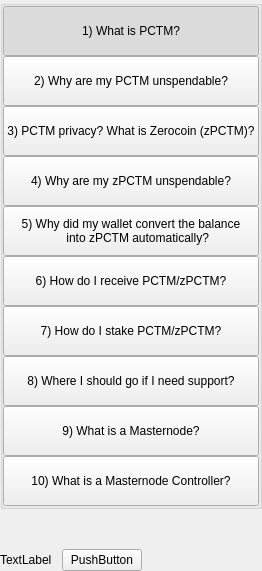
         <widget class="QWidget" name="left" native="true">
          <layout class="QVBoxLayout" name="verticalLayout_3">
           <property name="leftMargin">
            <number>0</number>
           </property>
           <property name="topMargin">
            <number>0</number>
           </property>
           <property name="rightMargin">
            <number>0</number>
           </property>
           <property name="bottomMargin">
            <number>0</number>
           </property>
           <item>
            <layout class="QVBoxLayout" name="verticalLayout_2">
             <property name="spacing">
              <number>0</number>
             </property>
             <item>
              <widget class="QWidget" name="containerButtons" native="true">
               <layout class="QVBoxLayout" name="verticalLayout">
                <property name="spacing">
                 <number>0</number>
                </property>
                <property name="leftMargin">
                 <number>0</number>
                </property>
                <property name="topMargin">
                 <number>0</number>
                </property>
                <property name="rightMargin">
                 <number>0</number>
                </property>
                <property name="bottomMargin">
                 <number>0</number>
                </property>
                <item>
                 <widget class="QGroupBox" name="groupBox">
                  <property name="title">
                   <string/>
                  </property>
                  <layout class="QVBoxLayout" name="verticalLayout_9">
                   <property name="spacing">
                    <number>0</number>
                   </property>
                   <property name="leftMargin">
                    <number>0</number>
                   </property>
                   <property name="topMargin">
                    <number>0</number>
                   </property>
                   <property name="rightMargin">
                    <number>0</number>
                   </property>
                   <property name="bottomMargin">
                    <number>0</number>
                   </property>
                   <item>
                    <widget class="QPushButton" name="pushButtonFaq1">
                     <property name="minimumSize">
                      <size>
                       <width>0</width>
                       <height>50</height>
                      </size>
                     </property>
                     <property name="maximumSize">
                      <size>
                       <width>16777215</width>
                       <height>50</height>
                      </size>
                     </property>
                     <property name="focusPolicy">
                      <enum>Qt::NoFocus</enum>
                     </property>
                     <property name="text">
                      <string>1) What is PCTM?</string>
                     </property>
                     <property name="checkable">
                      <bool>true</bool>
                     </property>
                     <property name="checked">
                      <bool>true</bool>
                     </property>
                     <property name="autoExclusive">
                      <bool>true</bool>
                     </property>
                    </widget>
                   </item>
                   <item>
                    <widget class="QPushButton" name="pushButtonFaq2">
                     <property name="minimumSize">
                      <size>
                       <width>0</width>
                       <height>50</height>
                      </size>
                     </property>
                     <property name="maximumSize">
                      <size>
                       <width>16777215</width>
                       <height>50</height>
                      </size>
                     </property>
                     <property name="focusPolicy">
                      <enum>Qt::NoFocus</enum>
                     </property>
                     <property name="text">
                      <string>2) Why are my PCTM unspendable?</string>
                     </property>
                     <property name="checkable">
                      <bool>true</bool>
                     </property>
                     <property name="autoExclusive">
                      <bool>true</bool>
                     </property>
                    </widget>
                   </item>
                   <item>
                    <widget class="QPushButton" name="pushButtonFaq3">
                     <property name="minimumSize">
                      <size>
                       <width>0</width>
                       <height>50</height>
                      </size>
                     </property>
                     <property name="maximumSize">
                      <size>
                       <width>16777215</width>
                       <height>16777215</height>
                      </size>
                     </property>
                     <property name="focusPolicy">
                      <enum>Qt::NoFocus</enum>
                     </property>
                     <property name="text">
                      <string>3) PCTM privacy? What is Zerocoin (zPCTM)?</string>
                     </property>
                     <property name="checkable">
                      <bool>true</bool>
                     </property>
                     <property name="autoExclusive">
                      <bool>true</bool>
                     </property>
                    </widget>
                   </item>
                   <item>
                    <widget class="QPushButton" name="pushButtonFaq4">
                     <property name="minimumSize">
                      <size>
                       <width>0</width>
                       <height>50</height>
                      </size>
                     </property>
                     <property name="maximumSize">
                      <size>
                       <width>16777215</width>
                       <height>16777215</height>
                      </size>
                     </property>
                     <property name="focusPolicy">
                      <enum>Qt::NoFocus</enum>
                     </property>
                     <property name="text">
                      <string>4) Why are my zPCTM unspendable?</string>
                     </property>
                     <property name="checkable">
                      <bool>true</bool>
                     </property>
                     <property name="autoExclusive">
                      <bool>true</bool>
                     </property>
                    </widget>
                   </item>
                   <item>
                    <widget class="QPushButton" name="pushButtonFaq5">
                     <property name="minimumSize">
                      <size>
                       <width>0</width>
                       <height>50</height>
                      </size>
                     </property>
                     <property name="focusPolicy">
                      <enum>Qt::NoFocus</enum>
                     </property>
                     <property name="text">
                      <string>5) Why did my wallet convert the balance
    into zPCTM automatically?</string>
                     </property>
                     <property name="checkable">
                      <bool>true</bool>
                     </property>
                     <property name="autoExclusive">
                      <bool>true</bool>
                     </property>
                    </widget>
                   </item>
                   <item>
                    <widget class="QPushButton" name="pushButtonFaq6">
                     <property name="minimumSize">
                      <size>
                       <width>0</width>
                       <height>50</height>
                      </size>
                     </property>
                     <property name="focusPolicy">
                      <enum>Qt::NoFocus</enum>
                     </property>
                     <property name="text">
                      <string>6) How do I receive PCTM/zPCTM?</string>
                     </property>
                     <property name="checkable">
                      <bool>true</bool>
                     </property>
                     <property name="autoExclusive">
                      <bool>true</bool>
                     </property>
                    </widget>
                   </item>
                   <item>
                    <widget class="QPushButton" name="pushButtonFaq7">
                     <property name="minimumSize">
                      <size>
                       <width>0</width>
                       <height>50</height>
                      </size>
                     </property>
                     <property name="focusPolicy">
                      <enum>Qt::NoFocus</enum>
                     </property>
                     <property name="text">
                      <string>7) How do I stake PCTM/zPCTM?</string>
                     </property>
                     <property name="checkable">
                      <bool>true</bool>
                     </property>
                     <property name="autoExclusive">
                      <bool>true</bool>
                     </property>
                    </widget>
                   </item>
                   <item>
                    <widget class="QPushButton" name="pushButtonFaq8">
                     <property name="minimumSize">
                      <size>
                       <width>0</width>
                       <height>50</height>
                      </size>
                     </property>
                     <property name="focusPolicy">
                      <enum>Qt::NoFocus</enum>
                     </property>
                     <property name="text">
                      <string>8) Where I should go if I need support?</string>
                     </property>
                     <property name="checkable">
                      <bool>true</bool>
                     </property>
                     <property name="autoExclusive">
                      <bool>true</bool>
                     </property>
                    </widget>
                   </item>
                   <item>
                    <widget class="QPushButton" name="pushButtonFaq9">
                     <property name="minimumSize">
                      <size>
                       <width>0</width>
                       <height>50</height>
                      </size>
                     </property>
                     <property name="focusPolicy">
                      <enum>Qt::NoFocus</enum>
                     </property>
                     <property name="text">
                      <string>9) What is a Masternode?</string>
                     </property>
                     <property name="checkable">
                      <bool>true</bool>
                     </property>
                     <property name="autoExclusive">
                      <bool>true</bool>
                     </property>
                    </widget>
                   </item>
                   <item>
                    <widget class="QPushButton" name="pushButtonFaq10">
                     <property name="minimumSize">
                      <size>
                       <width>0</width>
                       <height>50</height>
                      </size>
                     </property>
                     <property name="focusPolicy">
                      <enum>Qt::NoFocus</enum>
                     </property>
                     <property name="text">
                      <string>10) What is a Masternode Controller?</string>
                     </property>
                     <property name="checkable">
                      <bool>true</bool>
                     </property>
                     <property name="autoExclusive">
                      <bool>true</bool>
                     </property>
                    </widget>
                   </item>
                  </layout>
                 </widget>
                </item>
               </layout>
              </widget>
             </item>
             <item>
              <spacer name="verticalSpacer">
               <property name="orientation">
                <enum>Qt::Vertical</enum>
               </property>
               <property name="sizeHint" stdset="0">
                <size>
                 <width>20</width>
                 <height>40</height>
                </size>
               </property>
              </spacer>
             </item>
             <item>
              <layout class="QHBoxLayout" name="horizontalLayout_2">
               <item>
                <widget class="QLabel" name="labelWebLink">
                 <property name="text">
                  <string>TextLabel</string>
                 </property>
                </widget>
               </item>
               <item>
                <spacer name="horizontalSpacer_4">
                 <property name="orientation">
                  <enum>Qt::Horizontal</enum>
                 </property>
                 <property name="sizeType">
                  <enum>QSizePolicy::Minimum</enum>
                 </property>
                 <property name="sizeHint" stdset="0">
                  <size>
                   <width>10</width>
                   <height>20</height>
                  </size>
                 </property>
                </spacer>
               </item>
               <item>
                <widget class="QPushButton" name="pushButtonWebLink">
                 <property name="focusPolicy">
                  <enum>Qt::NoFocus</enum>
                 </property>
                 <property name="text">
                  <string>PushButton</string>
                 </property>
                </widget>
               </item>
               <item>
                <spacer name="horizontalSpacer_2">
                 <property name="orientation">
                  <enum>Qt::Horizontal</enum>
                 </property>
                 <property name="sizeHint" stdset="0">
                  <size>
                   <width>40</width>
                   <height>20</height>
                  </size>
                 </property>
                </spacer>
               </item>
              </layout>
             </item>
            </layout>
           </item>
          </layout>
         </widget>
